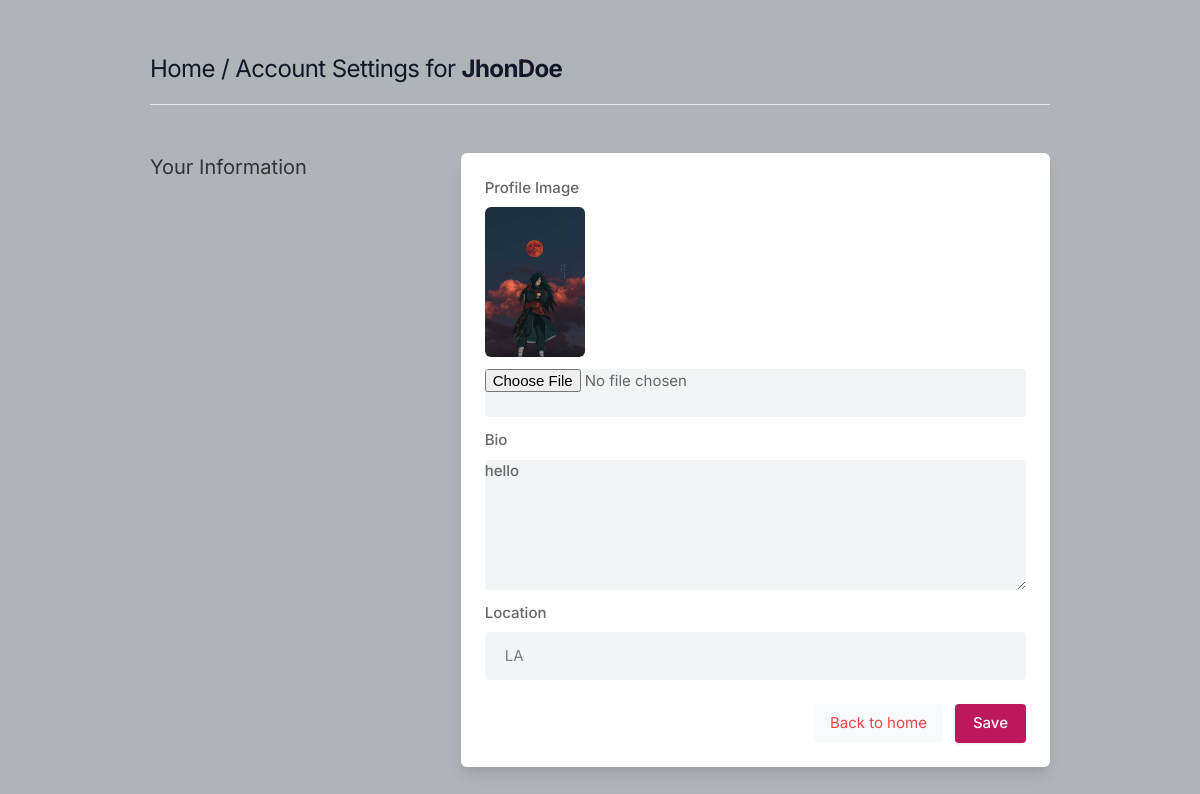
The app's page /settings (signed in) with its own data.
### core/models.py (models this page shows, shortened)
class Profile(models.Model):
    user = models.ForeignKey(User, on_delete=models.CASCADE) #foreign key that will link to the modal
    id_user = models.IntegerField() #id of the user with the profile
    bio = models.TextField(blank=True)
    profileimg = models.ImageField(upload_to='profile_images', default='blankuser.jpeg') #specifing where to upload the img
    location = models.CharField(max_length=100, blank=True)

### core/views.py (the view, shortened to what this page needs)
# urls.py: path('settings', views.settings, name='settings'), # settings url
@login_required(login_url='signin')
def settings(request):
    user_profile = Profile.objects.get(user=request.user)
    return render(request, 'settings.html', {'user_profile': user_profile})

### templates/settings.html (shortened to what this page needs)
{% load static %}
<!DOCTYPE html>
<html lang="en">
    <head>
        <link rel="stylesheet" href="{% static 'assets/css/icons.css' %}">
        <link rel="stylesheet" href="{% static 'assets/css/uikit.css' %}">
        <link rel="stylesheet" href="{% static 'assets/css/style.css' %}">
        <link rel="stylesheet" href="{% static 'assets/css/tailwind.css' %}">
    </head>
    <body>
        <div class="container m-auto">
            <h1 class="text-2xl leading-none text-gray-900 tracking-tight mt-3">
                <a href='/'>Home</a> / Account Settings for <b>{{user.username}}</b>
            </h1>
            <br>
            <hr>
            <div class="grid lg:grid-cols-3 mt-12 gap-8">
                <div>
                    <h3 class="text-xl mb-2">Your Information</h3>
                </div>
                <div class="bg-white rounded-md lg:shadow-lg shadow col-span-2">
                    <form action="" method="POST" enctype="multipart/form-data">
                        <div class="grid grid-cols-2 gap-3 lg:p-6 p-4">
                            <div class="col-span-2">
                                <label for=""> Profile Image</label>
                                <img class="mb-3 rounded-md" width="100" height="100" src="{{user_profile.profileimg.url}}" />
                                <input type="file" name="image" value="" class="shadow-none bg-gray-100">
                            </div>
                            <div class="col-span-2">
                                <label for="about">Bio</label>
                                <textarea id="about" name="bio" rows="3" class="shadow-none bg-gray-100">{{user_profile.bio}}</textarea>
                            </div>
                            <div class="col-span-2">
                                <label for=""> Location</label>
                                <input type="text" name="location" value="{{user_profile.location}}" class="shadow-none bg-gray-100">
                            </div>
                        </div>
                        <div class="bg-gray-10 p-6 pt-0 flex justify-end space-x-3">
                            <button class="p-2 px-4 rounded bg-gray-50 text-red-500"> <a href="/">Back to home</a></button>
                            <button type="submit" class="button bg-blue-700"> Save </button>
                        </div>
                    </form>
                </div>
            </div>
            </div>
    </body>
</html>

### static/assets/css/style.css (style rules this page uses)
body { background-color: #B0B3B8!important; }
button { vertical-align: middle; }
span.button, button.button { background-color: #be185d; top: 0; color: #fff; position: relative; padding: 8px 18px; line-height: 22px; position: relative; font-weight: 500; font-size: 15px; display: inline-block; -webkit-transition: all 0.2s ease-in-out; transition: all 0.2s ease-in-out; cursor: pointer; overflow: hidden; border: none; border-radius: 4px; -webkit-box-shadow: 0 1px 3px rgba(0, 0, 0, 0.1); box-shadow: 0 1px 3px rgba(0, 0, 0, 0.1); }
input { height: 48px; line-height: 48px; padding: 0 20px; outline: none; font-size: 15px; color: #808080; max-width: 100%; width: 100%; -webkit-box-sizing: border-box; box-sizing: border-box; display: block; font-weight: 400; opacity: 1; border-radius: 4px; border: none; -webkit-box-shadow: 0 1px 4px 0px rgba(0, 0, 0, 0.12); box-shadow: 0 1px 4px 0px rgba(0, 0, 0, 0.12); }
input[type="text"], input[type="password"], input[type="email"], input[type="number"] { height: 48px; line-height: 48px; padding: 0 20px; outline: none; font-size: 15px; color: #808080; max-width: 100%; width: 100%; -webkit-box-sizing: border-box; box-sizing: border-box; display: block; font-weight: 400; opacity: 1; border-radius: 4px; border: none; -webkit-box-shadow: 0 1px 4px 0px rgba(0, 0, 0, 0.12); box-shadow: 0 1px 4px 0px rgba(0, 0, 0, 0.12); }
textarea { height: 48px; line-height: 48px; padding: 0 20px; outline: none; font-size: 15px; color: #808080; margin: 0 0 16px 0; max-width: 100%; width: 100%; -webkit-box-sizing: border-box; box-sizing: border-box; display: block; background-color: #fff; font-weight: 500; opacity: 1; border-radius: 4px; border: none; -webkit-box-shadow: 0 1px 4px 0px rgba(0, 0, 0, 0.12); box-shadow: 0 1px 4px 0px rgba(0, 0, 0, 0.12); }
input { -webkit-transition: all 0.1s ease-in-out; transition: all 0.1s ease-in-out; }
::placeholder { color: #808080; opacity: 1; }
textarea { height: auto; line-height: 27px; padding: 20px; min-height: 130px; -webkit-transition: none !important; transition: none !important; min-width: 100%; }
label, legend { display: block; font-weight: bold; font-size: 15px; font-weight: 500; margin-bottom: 8px; }
button { border: none; margin: 0; padding: 0; width: auto; overflow: visible; background: transparent; color: inherit; font: inherit; line-height: normal; cursor: pointer; }
a { color: #be185d; -webkit-transition: 0.3s; transition: 0.3s; outline: none !important; }
button { outline: none !important; }
img { max-width: 100%; }
body { color: #666; font-size: 15px; line-height: 27px; background-color: #f0f2f5; font-family: "Inter", sans-serif; text-transform: none; }
h1, h2, h3, h4, h5, h6 { font-family: "Inter", sans-serif; text-transform: none; }
input[type="text"], input[type="password"], input[type="email"] { font-family: "Inter", sans-serif; text-transform: none; }
textarea, select { font-family: "Inter", sans-serif; text-transform: none; }
button, body .pac-container { font-family: "Inter", sans-serif; text-transform: none; }
h1, h2, h3, h4, h5, h6 { color: #333; font-weight: 500; margin: 0; padding: 0; }
h1 { font-size: 32px; }
h3 { font-size: 22px; }
b, strong { font-weight: 700 !important; }
@media (min-width: 1024px) { .container { max-width: 900px !important; padding-top: 45px; } }
.shadow-none { -webkit-box-shadow: none !important; box-shadow: none !important; }

### records on screen
Profile: profileimg (picture), bio "hello", location "LA"

### other values on screen
{{ user.username }} "JhonDoe"
